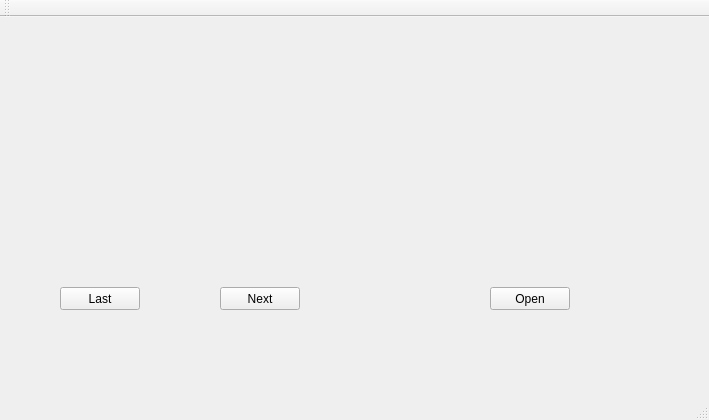
<?xml version="1.0" encoding="UTF-8"?>
<ui version="4.0">
 <class>MainWindow</class>
 <widget class="QMainWindow" name="MainWindow">
  <property name="geometry">
   <rect>
    <x>0</x>
    <y>0</y>
    <width>709</width>
    <height>420</height>
   </rect>
  </property>
  <property name="windowTitle">
   <string>Video surveillance</string>
  </property>
  <widget class="QWidget" name="centralWidget">
   <widget class="QStackedWidget" name="stackedWidget">
    <property name="geometry">
     <rect>
      <x>30</x>
      <y>-10</y>
      <width>661</width>
      <height>361</height>
     </rect>
    </property>
    <widget class="QWidget" name="page">
     <widget class="QPushButton" name="pushButton">
      <property name="geometry">
       <rect>
        <x>190</x>
        <y>280</y>
        <width>80</width>
        <height>23</height>
       </rect>
      </property>
      <property name="text">
       <string>Next</string>
      </property>
     </widget>
     <widget class="QPushButton" name="pushButton_2">
      <property name="geometry">
       <rect>
        <x>30</x>
        <y>280</y>
        <width>80</width>
        <height>23</height>
       </rect>
      </property>
      <property name="text">
       <string>Last</string>
      </property>
     </widget>
     <widget class="QLabel" name="label">
      <property name="geometry">
       <rect>
        <x>30</x>
        <y>30</y>
        <width>280</width>
        <height>240</height>
       </rect>
      </property>
      <property name="text">
       <string/>
      </property>
     </widget>
     <widget class="QLabel" name="label_2">
      <property name="geometry">
       <rect>
        <x>360</x>
        <y>40</y>
        <width>280</width>
        <height>231</height>
       </rect>
      </property>
      <property name="text">
       <string/>
      </property>
     </widget>
     <widget class="QPushButton" name="pushButton_3">
      <property name="geometry">
       <rect>
        <x>460</x>
        <y>280</y>
        <width>80</width>
        <height>23</height>
       </rect>
      </property>
      <property name="text">
       <string>Open</string>
      </property>
     </widget>
    </widget>
    <widget class="QWidget" name="page_2"/>
   </widget>
  </widget>
  <widget class="QMenuBar" name="menuBar">
   <property name="geometry">
    <rect>
     <x>0</x>
     <y>0</y>
     <width>709</width>
     <height>20</height>
    </rect>
   </property>
  </widget>
  <widget class="QToolBar" name="mainToolBar">
   <attribute name="toolBarArea">
    <enum>TopToolBarArea</enum>
   </attribute>
   <attribute name="toolBarBreak">
    <bool>false</bool>
   </attribute>
  </widget>
  <widget class="QStatusBar" name="statusBar"/>
 </widget>
 <layoutdefault spacing="6" margin="11"/>
 <resources/>
 <connections/>
</ui>
